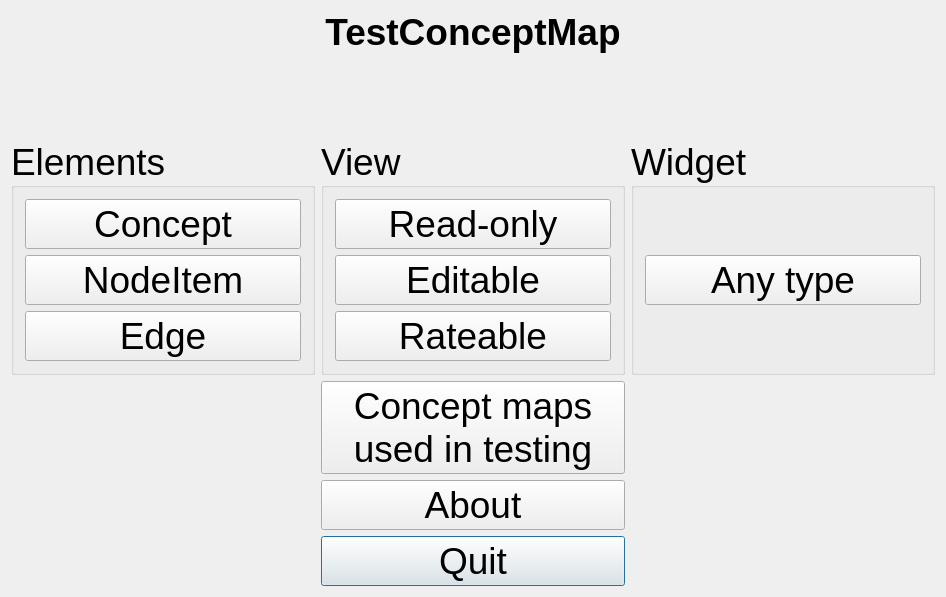
<?xml version="1.0" encoding="UTF-8"?>
<ui version="4.0">
 <class>QtTestConceptMapMenuDialog</class>
 <widget class="QDialog" name="QtTestConceptMapMenuDialog">
  <property name="geometry">
   <rect>
    <x>0</x>
    <y>0</y>
    <width>946</width>
    <height>597</height>
   </rect>
  </property>
  <property name="font">
   <font>
    <pointsize>28</pointsize>
   </font>
  </property>
  <property name="windowTitle">
   <string>TestConceptMap</string>
  </property>
  <layout class="QGridLayout" name="gridLayout">
   <item row="5" column="1">
    <widget class="QPushButton" name="button_quit">
     <property name="text">
      <string>Quit</string>
     </property>
    </widget>
   </item>
   <item row="2" column="2">
    <widget class="QGroupBox" name="groupBox_conceptmapwidget">
     <property name="title">
      <string>Widget</string>
     </property>
     <layout class="QVBoxLayout" name="verticalLayout_2">
      <item>
       <widget class="QPushButton" name="button_conceptmapwidget">
        <property name="text">
         <string>Any type</string>
        </property>
       </widget>
      </item>
     </layout>
    </widget>
   </item>
   <item row="4" column="1">
    <widget class="QPushButton" name="button_about">
     <property name="text">
      <string>About</string>
     </property>
    </widget>
   </item>
   <item row="2" column="0">
    <widget class="QGroupBox" name="groupBox">
     <property name="title">
      <string>Elements</string>
     </property>
     <layout class="QVBoxLayout" name="verticalLayout_3">
      <item>
       <widget class="QPushButton" name="button_concept">
        <property name="text">
         <string>Concept</string>
        </property>
       </widget>
      </item>
      <item>
       <widget class="QPushButton" name="button_node">
        <property name="text">
         <string>NodeItem</string>
        </property>
       </widget>
      </item>
      <item>
       <widget class="QPushButton" name="button_edge">
        <property name="enabled">
         <bool>true</bool>
        </property>
        <property name="text">
         <string>Edge</string>
        </property>
       </widget>
      </item>
     </layout>
    </widget>
   </item>
   <item row="0" column="1">
    <widget class="QLabel" name="label_title">
     <property name="sizePolicy">
      <sizepolicy hsizetype="Preferred" vsizetype="Maximum">
       <horstretch>0</horstretch>
       <verstretch>0</verstretch>
      </sizepolicy>
     </property>
     <property name="font">
      <font>
       <pointsize>28</pointsize>
       <weight>75</weight>
       <bold>true</bold>
      </font>
     </property>
     <property name="text">
      <string>TestConceptMap</string>
     </property>
     <property name="alignment">
      <set>Qt::AlignCenter</set>
     </property>
    </widget>
   </item>
   <item row="2" column="1">
    <widget class="QGroupBox" name="groupBox_conceptmap">
     <property name="title">
      <string>View</string>
     </property>
     <layout class="QVBoxLayout" name="verticalLayout">
      <item>
       <widget class="QPushButton" name="button_readonly_conceptmap">
        <property name="text">
         <string>Read-only</string>
        </property>
       </widget>
      </item>
      <item>
       <widget class="QPushButton" name="button_edit_conceptmap">
        <property name="text">
         <string>Editable</string>
        </property>
       </widget>
      </item>
      <item>
       <widget class="QPushButton" name="button_rate_conceptmap">
        <property name="text">
         <string>Rateable</string>
        </property>
       </widget>
      </item>
     </layout>
    </widget>
   </item>
   <item row="1" column="1">
    <spacer name="verticalSpacer">
     <property name="orientation">
      <enum>Qt::Vertical</enum>
     </property>
     <property name="sizeHint" stdset="0">
      <size>
       <width>20</width>
       <height>40</height>
      </size>
     </property>
    </spacer>
   </item>
   <item row="3" column="1">
    <widget class="QPushButton" name="button_view_concept_maps">
     <property name="text">
      <string>Concept maps
used in testing</string>
     </property>
    </widget>
   </item>
  </layout>
  <zorder>label_title</zorder>
  <zorder>button_view_concept_maps</zorder>
  <zorder>button_quit</zorder>
  <zorder>button_about</zorder>
  <zorder>groupBox_conceptmapwidget</zorder>
  <zorder>groupBox_conceptmap</zorder>
  <zorder>groupBox</zorder>
  <zorder>verticalSpacer</zorder>
 </widget>
 <layoutdefault spacing="6" margin="11"/>
 <tabstops>
  <tabstop>button_concept</tabstop>
  <tabstop>button_node</tabstop>
  <tabstop>button_edge</tabstop>
  <tabstop>button_readonly_conceptmap</tabstop>
  <tabstop>button_edit_conceptmap</tabstop>
  <tabstop>button_rate_conceptmap</tabstop>
  <tabstop>button_conceptmapwidget</tabstop>
  <tabstop>button_view_concept_maps</tabstop>
  <tabstop>button_about</tabstop>
  <tabstop>button_quit</tabstop>
 </tabstops>
 <resources/>
 <connections/>
</ui>
